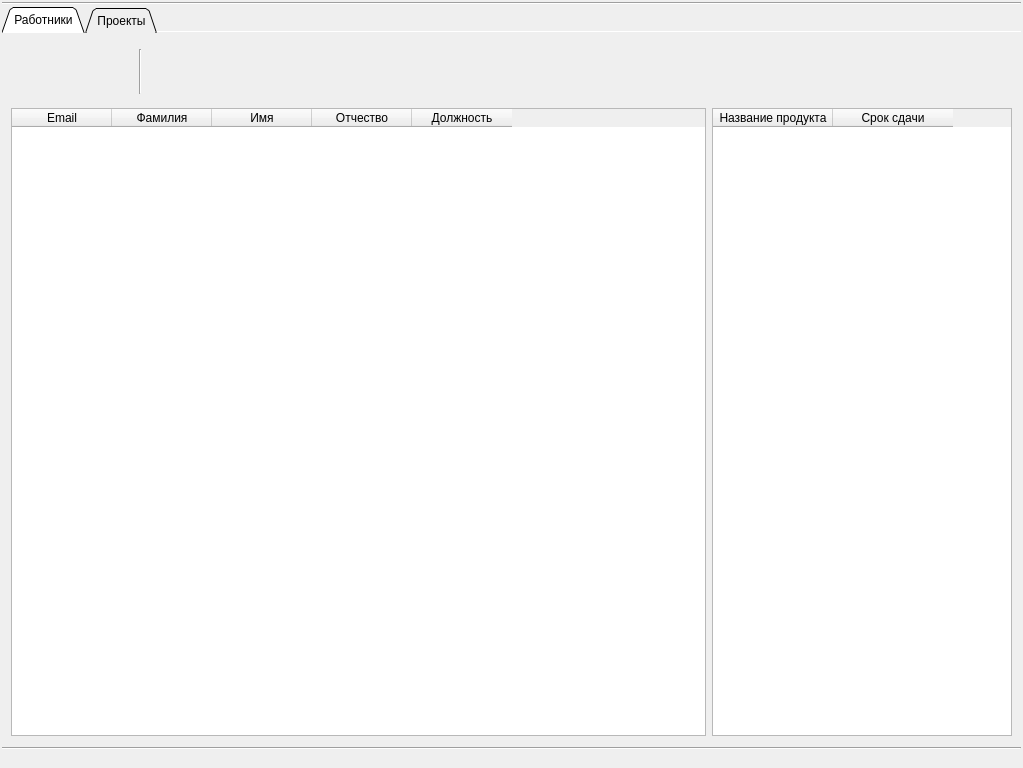
<?xml version="1.0" encoding="UTF-8"?>
<ui version="4.0">
 <class>MainWindow</class>
 <widget class="QMainWindow" name="MainWindow">
  <property name="geometry">
   <rect>
    <x>0</x>
    <y>0</y>
    <width>1023</width>
    <height>768</height>
   </rect>
  </property>
  <property name="sizePolicy">
   <sizepolicy hsizetype="Preferred" vsizetype="Preferred">
    <horstretch>0</horstretch>
    <verstretch>0</verstretch>
   </sizepolicy>
  </property>
  <property name="minimumSize">
   <size>
    <width>800</width>
    <height>600</height>
   </size>
  </property>
  <property name="maximumSize">
   <size>
    <width>16777215</width>
    <height>16777215</height>
   </size>
  </property>
  <property name="acceptDrops">
   <bool>true</bool>
  </property>
  <property name="windowTitle">
   <string>peMI</string>
  </property>
  <property name="windowIcon">
   <iconset>
    <normaloff>icons/title.png</normaloff>icons/title.png</iconset>
  </property>
  <property name="windowOpacity">
   <double>1.000000000000000</double>
  </property>
  <property name="iconSize">
   <size>
    <width>32</width>
    <height>32</height>
   </size>
  </property>
  <widget class="QWidget" name="centralwidget">
   <layout class="QGridLayout" name="gridLayout">
    <property name="leftMargin">
     <number>2</number>
    </property>
    <property name="topMargin">
     <number>2</number>
    </property>
    <property name="rightMargin">
     <number>2</number>
    </property>
    <property name="bottomMargin">
     <number>2</number>
    </property>
    <property name="spacing">
     <number>2</number>
    </property>
    <item row="3" column="0">
     <widget class="QLabel" name="label_log_main">
      <property name="styleSheet">
       <string notr="true">color: rgb(255, 0, 0);
font-weight: bold;</string>
      </property>
      <property name="text">
       <string/>
      </property>
      <property name="alignment">
       <set>Qt::AlignRight|Qt::AlignTrailing|Qt::AlignVCenter</set>
      </property>
     </widget>
    </item>
    <item row="1" column="0">
     <widget class="QTabWidget" name="tabWidget">
      <property name="tabPosition">
       <enum>QTabWidget::North</enum>
      </property>
      <property name="tabShape">
       <enum>QTabWidget::Triangular</enum>
      </property>
      <property name="currentIndex">
       <number>0</number>
      </property>
      <property name="elideMode">
       <enum>Qt::ElideNone</enum>
      </property>
      <property name="documentMode">
       <bool>true</bool>
      </property>
      <property name="tabsClosable">
       <bool>false</bool>
      </property>
      <property name="movable">
       <bool>true</bool>
      </property>
      <property name="tabBarAutoHide">
       <bool>false</bool>
      </property>
      <widget class="QWidget" name="tab">
       <attribute name="title">
        <string>Работники</string>
       </attribute>
       <layout class="QGridLayout" name="gridLayout_2">
        <item row="0" column="0" colspan="6">
         <widget class="QScrollArea" name="scrollArea">
          <property name="sizePolicy">
           <sizepolicy hsizetype="Expanding" vsizetype="Fixed">
            <horstretch>0</horstretch>
            <verstretch>0</verstretch>
           </sizepolicy>
          </property>
          <property name="minimumSize">
           <size>
            <width>0</width>
            <height>20</height>
           </size>
          </property>
          <property name="maximumSize">
           <size>
            <width>16777215</width>
            <height>60</height>
           </size>
          </property>
          <property name="autoFillBackground">
           <bool>true</bool>
          </property>
          <property name="frameShape">
           <enum>QFrame::NoFrame</enum>
          </property>
          <property name="frameShadow">
           <enum>QFrame::Plain</enum>
          </property>
          <property name="lineWidth">
           <number>1</number>
          </property>
          <property name="midLineWidth">
           <number>1</number>
          </property>
          <property name="verticalScrollBarPolicy">
           <enum>Qt::ScrollBarAlwaysOff</enum>
          </property>
          <property name="widgetResizable">
           <bool>true</bool>
          </property>
          <widget class="QWidget" name="scrollAreaWidgetContents">
           <property name="geometry">
            <rect>
             <x>0</x>
             <y>0</y>
             <width>1001</width>
             <height>60</height>
            </rect>
           </property>
           <property name="autoFillBackground">
            <bool>true</bool>
           </property>
           <layout class="QHBoxLayout" name="horizontalLayout">
            <property name="spacing">
             <number>2</number>
            </property>
            <property name="leftMargin">
             <number>2</number>
            </property>
            <property name="topMargin">
             <number>2</number>
            </property>
            <property name="rightMargin">
             <number>2</number>
            </property>
            <property name="bottomMargin">
             <number>2</number>
            </property>
            <item>
             <widget class="QPushButton" name="add_worker">
              <property name="sizePolicy">
               <sizepolicy hsizetype="Minimum" vsizetype="Minimum">
                <horstretch>0</horstretch>
                <verstretch>0</verstretch>
               </sizepolicy>
              </property>
              <property name="minimumSize">
               <size>
                <width>0</width>
                <height>0</height>
               </size>
              </property>
              <property name="maximumSize">
               <size>
                <width>60</width>
                <height>16777215</height>
               </size>
              </property>
              <property name="text">
               <string/>
              </property>
              <property name="icon">
               <iconset>
                <normaloff>icons/add_user.png</normaloff>icons/add_user.png</iconset>
              </property>
              <property name="iconSize">
               <size>
                <width>45</width>
                <height>45</height>
               </size>
              </property>
              <property name="checkable">
               <bool>false</bool>
              </property>
              <property name="flat">
               <bool>true</bool>
              </property>
             </widget>
            </item>
            <item>
             <widget class="QPushButton" name="del_worker">
              <property name="sizePolicy">
               <sizepolicy hsizetype="Minimum" vsizetype="Minimum">
                <horstretch>0</horstretch>
                <verstretch>0</verstretch>
               </sizepolicy>
              </property>
              <property name="minimumSize">
               <size>
                <width>0</width>
                <height>0</height>
               </size>
              </property>
              <property name="maximumSize">
               <size>
                <width>16777215</width>
                <height>16777215</height>
               </size>
              </property>
              <property name="text">
               <string/>
              </property>
              <property name="icon">
               <iconset>
                <normaloff>icons/delete_user.png</normaloff>icons/delete_user.png</iconset>
              </property>
              <property name="iconSize">
               <size>
                <width>45</width>
                <height>45</height>
               </size>
              </property>
              <property name="flat">
               <bool>true</bool>
              </property>
             </widget>
            </item>
            <item>
             <widget class="QPushButton" name="save_workers">
              <property name="sizePolicy">
               <sizepolicy hsizetype="Minimum" vsizetype="Minimum">
                <horstretch>0</horstretch>
                <verstretch>0</verstretch>
               </sizepolicy>
              </property>
              <property name="minimumSize">
               <size>
                <width>0</width>
                <height>0</height>
               </size>
              </property>
              <property name="maximumSize">
               <size>
                <width>16777215</width>
                <height>16777215</height>
               </size>
              </property>
              <property name="sizeIncrement">
               <size>
                <width>0</width>
                <height>0</height>
               </size>
              </property>
              <property name="baseSize">
               <size>
                <width>0</width>
                <height>0</height>
               </size>
              </property>
              <property name="text">
               <string/>
              </property>
              <property name="icon">
               <iconset>
                <normaloff>icons/save_users.png</normaloff>icons/save_users.png</iconset>
              </property>
              <property name="iconSize">
               <size>
                <width>45</width>
                <height>45</height>
               </size>
              </property>
              <property name="flat">
               <bool>true</bool>
              </property>
             </widget>
            </item>
            <item>
             <widget class="Line" name="line">
              <property name="sizePolicy">
               <sizepolicy hsizetype="Fixed" vsizetype="Minimum">
                <horstretch>0</horstretch>
                <verstretch>0</verstretch>
               </sizepolicy>
              </property>
              <property name="minimumSize">
               <size>
                <width>0</width>
                <height>45</height>
               </size>
              </property>
              <property name="maximumSize">
               <size>
                <width>16777215</width>
                <height>45</height>
               </size>
              </property>
              <property name="orientation">
               <enum>Qt::Vertical</enum>
              </property>
             </widget>
            </item>
            <item>
             <widget class="QPushButton" name="new_inproject">
              <property name="sizePolicy">
               <sizepolicy hsizetype="Minimum" vsizetype="Minimum">
                <horstretch>0</horstretch>
                <verstretch>0</verstretch>
               </sizepolicy>
              </property>
              <property name="minimumSize">
               <size>
                <width>0</width>
                <height>0</height>
               </size>
              </property>
              <property name="maximumSize">
               <size>
                <width>16777215</width>
                <height>16777215</height>
               </size>
              </property>
              <property name="baseSize">
               <size>
                <width>0</width>
                <height>0</height>
               </size>
              </property>
              <property name="text">
               <string/>
              </property>
              <property name="icon">
               <iconset>
                <normaloff>icons/add_user_inproject.png</normaloff>icons/add_user_inproject.png</iconset>
              </property>
              <property name="iconSize">
               <size>
                <width>45</width>
                <height>45</height>
               </size>
              </property>
              <property name="flat">
               <bool>true</bool>
              </property>
             </widget>
            </item>
            <item>
             <widget class="QPushButton" name="del_inproject">
              <property name="sizePolicy">
               <sizepolicy hsizetype="Minimum" vsizetype="Minimum">
                <horstretch>0</horstretch>
                <verstretch>0</verstretch>
               </sizepolicy>
              </property>
              <property name="text">
               <string/>
              </property>
              <property name="icon">
               <iconset>
                <normaloff>icons/delete_user_inproject.png</normaloff>icons/delete_user_inproject.png</iconset>
              </property>
              <property name="iconSize">
               <size>
                <width>45</width>
                <height>45</height>
               </size>
              </property>
              <property name="flat">
               <bool>true</bool>
              </property>
             </widget>
            </item>
            <item>
             <widget class="QPushButton" name="save_inprojects">
              <property name="sizePolicy">
               <sizepolicy hsizetype="Minimum" vsizetype="Minimum">
                <horstretch>0</horstretch>
                <verstretch>0</verstretch>
               </sizepolicy>
              </property>
              <property name="text">
               <string/>
              </property>
              <property name="icon">
               <iconset>
                <normaloff>icons/save_user_inproject.png</normaloff>icons/save_user_inproject.png</iconset>
              </property>
              <property name="iconSize">
               <size>
                <width>45</width>
                <height>45</height>
               </size>
              </property>
              <property name="flat">
               <bool>true</bool>
              </property>
             </widget>
            </item>
            <item>
             <spacer name="horizontalSpacer">
              <property name="orientation">
               <enum>Qt::Horizontal</enum>
              </property>
              <property name="sizeHint" stdset="0">
               <size>
                <width>40</width>
                <height>20</height>
               </size>
              </property>
             </spacer>
            </item>
            <item>
             <widget class="QPushButton" name="update_data">
              <property name="sizePolicy">
               <sizepolicy hsizetype="Minimum" vsizetype="Minimum">
                <horstretch>0</horstretch>
                <verstretch>0</verstretch>
               </sizepolicy>
              </property>
              <property name="text">
               <string/>
              </property>
              <property name="icon">
               <iconset>
                <normaloff>icons/update_data.png</normaloff>icons/update_data.png</iconset>
              </property>
              <property name="iconSize">
               <size>
                <width>45</width>
                <height>45</height>
               </size>
              </property>
              <property name="flat">
               <bool>true</bool>
              </property>
             </widget>
            </item>
            <item>
             <widget class="QPushButton" name="settings">
              <property name="sizePolicy">
               <sizepolicy hsizetype="Minimum" vsizetype="Minimum">
                <horstretch>0</horstretch>
                <verstretch>0</verstretch>
               </sizepolicy>
              </property>
              <property name="text">
               <string/>
              </property>
              <property name="icon">
               <iconset>
                <normaloff>icons/settings.png</normaloff>icons/settings.png</iconset>
              </property>
              <property name="iconSize">
               <size>
                <width>45</width>
                <height>45</height>
               </size>
              </property>
              <property name="flat">
               <bool>true</bool>
              </property>
             </widget>
            </item>
            <item>
             <widget class="QPushButton" name="logout">
              <property name="sizePolicy">
               <sizepolicy hsizetype="Minimum" vsizetype="Minimum">
                <horstretch>0</horstretch>
                <verstretch>0</verstretch>
               </sizepolicy>
              </property>
              <property name="text">
               <string/>
              </property>
              <property name="icon">
               <iconset>
                <normaloff>icons/logout.png</normaloff>icons/logout.png</iconset>
              </property>
              <property name="iconSize">
               <size>
                <width>45</width>
                <height>45</height>
               </size>
              </property>
              <property name="flat">
               <bool>true</bool>
              </property>
             </widget>
            </item>
           </layout>
          </widget>
         </widget>
        </item>
        <item row="2" column="5">
         <widget class="QTableWidget" name="current_projects_table">
          <property name="sizePolicy">
           <sizepolicy hsizetype="Maximum" vsizetype="Expanding">
            <horstretch>0</horstretch>
            <verstretch>0</verstretch>
           </sizepolicy>
          </property>
          <property name="minimumSize">
           <size>
            <width>300</width>
            <height>0</height>
           </size>
          </property>
          <property name="maximumSize">
           <size>
            <width>500</width>
            <height>16777215</height>
           </size>
          </property>
          <property name="editTriggers">
           <set>QAbstractItemView::NoEditTriggers</set>
          </property>
          <property name="selectionBehavior">
           <enum>QAbstractItemView::SelectRows</enum>
          </property>
          <property name="gridStyle">
           <enum>Qt::SolidLine</enum>
          </property>
          <attribute name="horizontalHeaderCascadingSectionResizes">
           <bool>false</bool>
          </attribute>
          <attribute name="horizontalHeaderDefaultSectionSize">
           <number>120</number>
          </attribute>
          <attribute name="horizontalHeaderMinimumSectionSize">
           <number>39</number>
          </attribute>
          <attribute name="horizontalHeaderShowSortIndicator" stdset="0">
           <bool>false</bool>
          </attribute>
          <attribute name="horizontalHeaderStretchLastSection">
           <bool>false</bool>
          </attribute>
          <column>
           <property name="text">
            <string>Название продукта</string>
           </property>
           <property name="textAlignment">
            <set>AlignCenter</set>
           </property>
          </column>
          <column>
           <property name="text">
            <string>Срок сдачи</string>
           </property>
          </column>
         </widget>
        </item>
        <item row="2" column="0" colspan="5">
         <widget class="QTableWidget" name="workers_table">
          <property name="sizePolicy">
           <sizepolicy hsizetype="Minimum" vsizetype="Expanding">
            <horstretch>0</horstretch>
            <verstretch>0</verstretch>
           </sizepolicy>
          </property>
          <property name="selectionBehavior">
           <enum>QAbstractItemView::SelectRows</enum>
          </property>
          <property name="gridStyle">
           <enum>Qt::SolidLine</enum>
          </property>
          <column>
           <property name="text">
            <string>Email</string>
           </property>
          </column>
          <column>
           <property name="text">
            <string>Фамилия</string>
           </property>
          </column>
          <column>
           <property name="text">
            <string>Имя</string>
           </property>
          </column>
          <column>
           <property name="text">
            <string>Отчество</string>
           </property>
          </column>
          <column>
           <property name="text">
            <string>Должность</string>
           </property>
          </column>
         </widget>
        </item>
       </layout>
      </widget>
      <widget class="QWidget" name="tab_2">
       <attribute name="title">
        <string>Проекты</string>
       </attribute>
       <layout class="QGridLayout" name="gridLayout_3">
        <item row="0" column="0" colspan="3">
         <widget class="QScrollArea" name="scrollArea_2">
          <property name="sizePolicy">
           <sizepolicy hsizetype="Expanding" vsizetype="Fixed">
            <horstretch>0</horstretch>
            <verstretch>0</verstretch>
           </sizepolicy>
          </property>
          <property name="minimumSize">
           <size>
            <width>0</width>
            <height>20</height>
           </size>
          </property>
          <property name="maximumSize">
           <size>
            <width>16777215</width>
            <height>60</height>
           </size>
          </property>
          <property name="autoFillBackground">
           <bool>true</bool>
          </property>
          <property name="frameShape">
           <enum>QFrame::NoFrame</enum>
          </property>
          <property name="frameShadow">
           <enum>QFrame::Plain</enum>
          </property>
          <property name="lineWidth">
           <number>1</number>
          </property>
          <property name="midLineWidth">
           <number>1</number>
          </property>
          <property name="verticalScrollBarPolicy">
           <enum>Qt::ScrollBarAlwaysOff</enum>
          </property>
          <property name="widgetResizable">
           <bool>true</bool>
          </property>
          <widget class="QWidget" name="scrollAreaWidgetContents_2">
           <property name="geometry">
            <rect>
             <x>0</x>
             <y>0</y>
             <width>1001</width>
             <height>60</height>
            </rect>
           </property>
           <property name="autoFillBackground">
            <bool>true</bool>
           </property>
           <layout class="QHBoxLayout" name="horizontalLayout_2">
            <property name="spacing">
             <number>2</number>
            </property>
            <property name="leftMargin">
             <number>2</number>
            </property>
            <property name="topMargin">
             <number>2</number>
            </property>
            <property name="rightMargin">
             <number>2</number>
            </property>
            <property name="bottomMargin">
             <number>2</number>
            </property>
            <item>
             <widget class="QPushButton" name="add_project">
              <property name="sizePolicy">
               <sizepolicy hsizetype="Minimum" vsizetype="Minimum">
                <horstretch>0</horstretch>
                <verstretch>0</verstretch>
               </sizepolicy>
              </property>
              <property name="minimumSize">
               <size>
                <width>0</width>
                <height>0</height>
               </size>
              </property>
              <property name="maximumSize">
               <size>
                <width>16777215</width>
                <height>16777215</height>
               </size>
              </property>
              <property name="baseSize">
               <size>
                <width>0</width>
                <height>0</height>
               </size>
              </property>
              <property name="text">
               <string/>
              </property>
              <property name="icon">
               <iconset>
                <normaloff>icons/add_project.png</normaloff>icons/add_project.png</iconset>
              </property>
              <property name="iconSize">
               <size>
                <width>45</width>
                <height>45</height>
               </size>
              </property>
              <property name="flat">
               <bool>true</bool>
              </property>
             </widget>
            </item>
            <item>
             <widget class="QPushButton" name="del_project">
              <property name="sizePolicy">
               <sizepolicy hsizetype="Minimum" vsizetype="Minimum">
                <horstretch>0</horstretch>
                <verstretch>0</verstretch>
               </sizepolicy>
              </property>
              <property name="text">
               <string/>
              </property>
              <property name="icon">
               <iconset>
                <normaloff>icons/del_project.png</normaloff>icons/del_project.png</iconset>
              </property>
              <property name="iconSize">
               <size>
                <width>45</width>
                <height>45</height>
               </size>
              </property>
              <property name="flat">
               <bool>true</bool>
              </property>
             </widget>
            </item>
            <item>
             <widget class="QPushButton" name="save_projects">
              <property name="sizePolicy">
               <sizepolicy hsizetype="Minimum" vsizetype="Minimum">
                <horstretch>0</horstretch>
                <verstretch>0</verstretch>
               </sizepolicy>
              </property>
              <property name="text">
               <string/>
              </property>
              <property name="icon">
               <iconset>
                <normaloff>icons/save_project.png</normaloff>icons/save_project.png</iconset>
              </property>
              <property name="iconSize">
               <size>
                <width>45</width>
                <height>45</height>
               </size>
              </property>
              <property name="flat">
               <bool>true</bool>
              </property>
             </widget>
            </item>
            <item>
             <spacer name="horizontalSpacer_2">
              <property name="orientation">
               <enum>Qt::Horizontal</enum>
              </property>
              <property name="sizeHint" stdset="0">
               <size>
                <width>40</width>
                <height>20</height>
               </size>
              </property>
             </spacer>
            </item>
            <item>
             <widget class="QPushButton" name="update_data_2">
              <property name="sizePolicy">
               <sizepolicy hsizetype="Minimum" vsizetype="Minimum">
                <horstretch>0</horstretch>
                <verstretch>0</verstretch>
               </sizepolicy>
              </property>
              <property name="text">
               <string/>
              </property>
              <property name="icon">
               <iconset>
                <normaloff>icons/update_data.png</normaloff>icons/update_data.png</iconset>
              </property>
              <property name="iconSize">
               <size>
                <width>45</width>
                <height>45</height>
               </size>
              </property>
              <property name="flat">
               <bool>true</bool>
              </property>
             </widget>
            </item>
            <item>
             <widget class="QPushButton" name="settings_2">
              <property name="sizePolicy">
               <sizepolicy hsizetype="Minimum" vsizetype="Minimum">
                <horstretch>0</horstretch>
                <verstretch>0</verstretch>
               </sizepolicy>
              </property>
              <property name="text">
               <string/>
              </property>
              <property name="icon">
               <iconset>
                <normaloff>icons/settings.png</normaloff>icons/settings.png</iconset>
              </property>
              <property name="iconSize">
               <size>
                <width>45</width>
                <height>45</height>
               </size>
              </property>
              <property name="flat">
               <bool>true</bool>
              </property>
             </widget>
            </item>
            <item>
             <widget class="QPushButton" name="logout_2">
              <property name="sizePolicy">
               <sizepolicy hsizetype="Minimum" vsizetype="Minimum">
                <horstretch>0</horstretch>
                <verstretch>0</verstretch>
               </sizepolicy>
              </property>
              <property name="text">
               <string/>
              </property>
              <property name="icon">
               <iconset>
                <normaloff>icons/logout.png</normaloff>icons/logout.png</iconset>
              </property>
              <property name="iconSize">
               <size>
                <width>45</width>
                <height>45</height>
               </size>
              </property>
              <property name="flat">
               <bool>true</bool>
              </property>
             </widget>
            </item>
           </layout>
          </widget>
         </widget>
        </item>
        <item row="1" column="0" colspan="3">
         <widget class="QTableWidget" name="projects_table">
          <property name="selectionBehavior">
           <enum>QAbstractItemView::SelectRows</enum>
          </property>
          <attribute name="horizontalHeaderDefaultSectionSize">
           <number>120</number>
          </attribute>
          <column>
           <property name="text">
            <string>Название продукта</string>
           </property>
          </column>
          <column>
           <property name="text">
            <string>Срок сдачи</string>
           </property>
          </column>
         </widget>
        </item>
       </layout>
      </widget>
     </widget>
    </item>
    <item row="0" column="0">
     <widget class="Line" name="line_2">
      <property name="orientation">
       <enum>Qt::Horizontal</enum>
      </property>
     </widget>
    </item>
    <item row="2" column="0">
     <widget class="Line" name="line_3">
      <property name="orientation">
       <enum>Qt::Horizontal</enum>
      </property>
     </widget>
    </item>
   </layout>
  </widget>
 </widget>
 <resources/>
 <connections/>
</ui>
